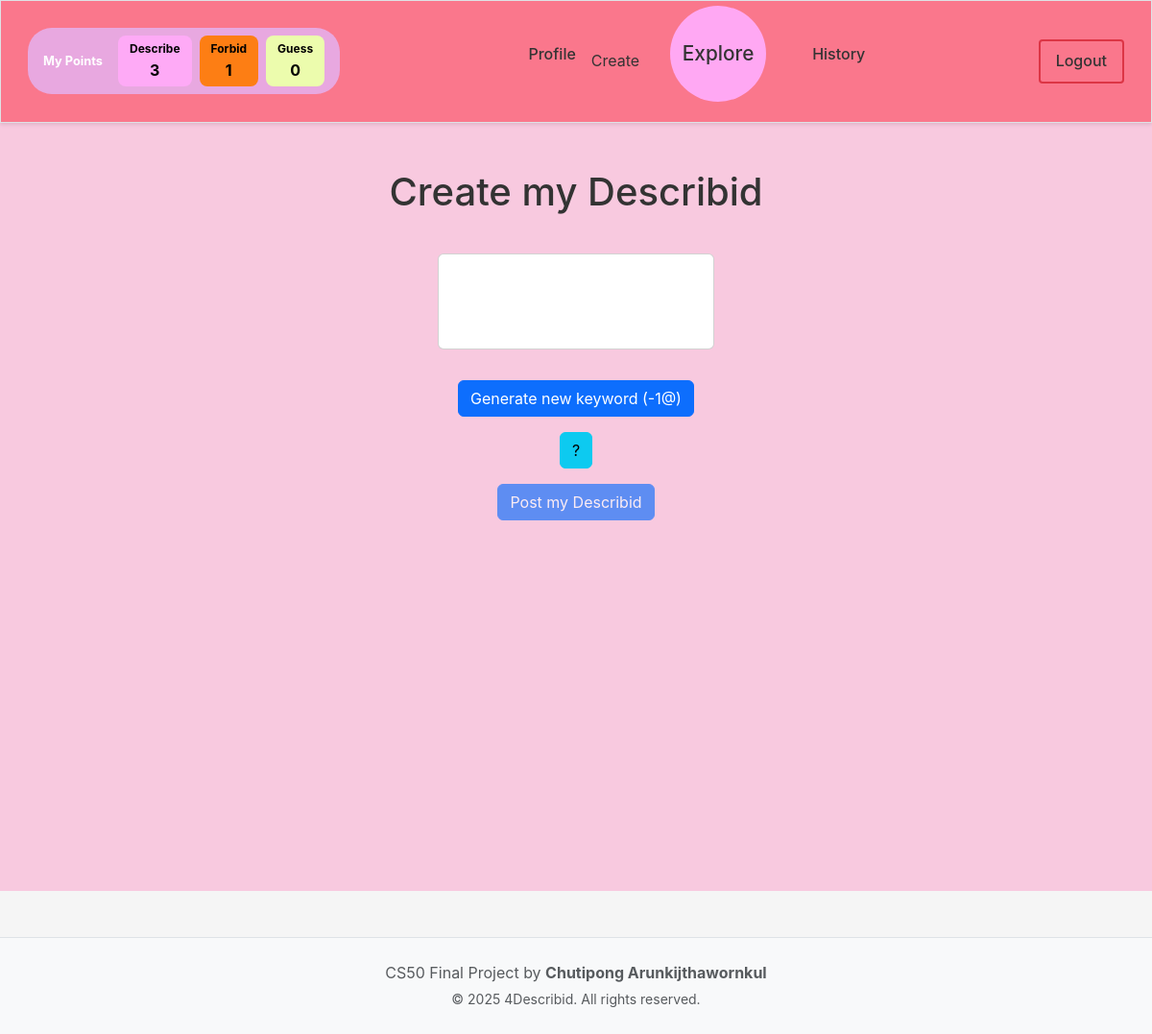
The app's page /new_describid (signed in) with its own data.
### tables this page shows
CREATE TABLE users_point (
    user_id INTEGER PRIMARY KEY,
    desc_point INTEGER NOT NULL DEFAULT 0,
    forbid_point INTEGER NOT NULL DEFAULT 0,
    guess_point INTEGER NOT NULL DEFAULT 0,
    creative_desc INTEGER NOT NULL DEFAULT 0,
    creative_forbid INTEGER NOT NULL DEFAULT 0,
    FOREIGN KEY (user_id) REFERENCES users(id)
);

### app.py (the view, shortened to what this page needs)
@app.route('/new_describid', methods=['GET', 'POST'])
@login_required
def new_describid():
    existing_play = db.execute("SELECT keyword FROM plays WHERE owner = ? AND status = 'creating'", session["user_id"])
    if existing_play:
        return render_template('new_describid.html', keyword=existing_play[0]['keyword'])
    else:
        return render_template('new_describid.html', keyword="")

### app.py (called while the page is built)
@app.context_processor
def inject_points():
    if session.get("user_id"):
        points = db.execute("SELECT desc_point, forbid_point, guess_point FROM users_point WHERE user_id = ?", session["user_id"])
        return dict(points=points[0] if points else dict(desc_point=0, forbid_point=0, guess_point=0))
    return dict(points=None)

### helpers.py (called while the page is built)
def login_required(f):
    @wraps(f)
    def decorated_function(*args, **kwargs):
        if session.get("user_id") is None:
            return redirect("/login")
        return f(*args, **kwargs)
    return decorated_function

### templates/new_describid.html (shortened to what this page needs)
{% extends "layout.html" %}
{% block main %}
    <h1>Create my Describid</h1>
    <div class="card" id="word-card" style="min-height: 100px; width: 18rem;">
        <div class="card-body" style="display: flex; align-items: center; justify-content: center;">
        </div>
    </div>
    <form method="post" class="d-flex flex-column align-items-center gap-3">
        <button class="btn btn-primary" name="action" value="generate" id="generate-word">Generate new keyword (-1@)</button>
        <button class="btn btn-info">?</button>
        <button class="btn btn-primary" name="action" value="submit">Post my Describid</button>
    </form>
{% endblock %}

### templates/layout.html (shortened to what this page needs)
<!DOCTYPE html>
<html lang="en">
    <head>
         <link href="https://cdn.jsdelivr.net/npm/bootstrap@5.3.3/dist/css/bootstrap.min.css" rel="stylesheet">
        <link href="/static/styles.css" rel="stylesheet">
    </head>
    <body>
        <nav class="border navbar navbar-light navbar-expand-md">
            <div class="container-fluid">
                {% if session["user_id"] %}
                    <div class="points-section">
                        <span class="points-label">My Points</span>
                        <div class="point-item point-xxx">
                            <span class="point-type">Describe</span>
                            <span class="point-value">{{ points.desc_point }}</span>
                        </div>
                        <div class="point-item point-yyy">
                            <span class="point-type">Forbid</span>
                            <span class="point-value">{{ points.forbid_point }}</span>
                        </div>
                        <div class="point-item point-zzz">
                            <span class="point-type">Guess</span>
                            <span class="point-value">{{ points.guess_point }}</span>
                        </div>
                    </div>
                    <div class="nav-center">
                        <ul class="nav-list">
                            <li><a href="/" class="nav-btn">Profile</a></li>
                            <li><a href="/new_describid" class="nav-btn"></a>Create</li>
                            <li><a href="/explore" class="explore-btn">Explore</a></li>
                            <li><a href="/history" class="nav-btn">History</a></li>
                        </ul>
                    </div>
                    <div class="nav-right">
                        <a href="/logout" class="logout-btn">Logout</a>
                    </div>
                {% endif %}
            </div>
        </nav>
        <main class="container py-5 text-center main-content">
            {% block main %}{% endblock %}
        </main>
        <footer class="footer py-4 mt-5">
            <div class="container text-center">
                <p class="mb-1 text-muted">
                    CS50 Final Project by <strong>Chutipong Arunkijthawornkul</strong>
                </p>
                <p class="mb-0 text-muted small">
                    © 2025 4Describid. All rights reserved.
                </p>
            </div>
        </footer>
    </body>
</html>

### static/styles.css (style rules this page uses)
* { margin: 0; padding: 0; box-sizing: border-box; }
body { font-family: -apple-system, BlinkMacSystemFont, 'Segoe UI', Roboto, sans-serif; background-color: #f5f5f5; color: #333; line-height: 1.6; display: flex; flex-direction: column; align-items: center; margin: 0; padding: 0; }
.main-content { display: flex; background-color: #f8c9df; flex-direction: column; align-items: center; gap: 2rem; padding: 2rem; max-width: 1200px; min-height: 100vh; width: 100% }
.navbar { display: flex; width: 100%; justify-content: space-between; align-items: center; background-color: rgb(250, 119, 140); padding: 0.3rem 1rem; border-bottom: 3px solid #333; box-shadow: 0 2px 4px rgba(0,0,0,0.1); }
.points-section { display: flex; align-items: center; background-color: #e8a8e0; padding: 0.5rem 1rem; border-radius: 25px; gap: 0.5rem; }
.points-label { font-size: 0.8rem; color: white; font-weight: bold; margin-right: 0.5rem; }
.point-item { display: flex; flex-direction: column; align-items: center; padding: 0.25rem 0.75rem; border-radius: 8px; min-width: 50px; }
.point-xxx { background-color: #feaaf6; }
.point-yyy { background-color: #fd7e14; }
.point-zzz { background-color: #ecfcad; }
.point-type { font-size: 0.75rem; font-weight: bold; color: rgb(0, 0, 0); }
.point-value { font-size: 1rem; font-weight: bold; color: rgb(0, 0, 0); }
.nav-center { display: flex; justify-content: center; align-items: center; }
.nav-list { display: flex; justify-content: space-between; align-items: center; list-style: none; background-color: rgb(250, 119, 140); }
.nav-list a { display: flex; justify-content: center; align-items: center; line-height: 30px; color: #333; text-decoration: none; font-size: 1rem; font-weight: 500; padding: 0.5rem 1rem; border-radius: 4px; transition: background-color 0.2s; }
.explore-btn { background-color: #ffa8f3; font-size: 1.3rem !important; font-weight: bold; color: white; display: flex; width: 100px; height: 100px; border-radius: 50% !important; align-items: center; justify-content: center; margin: 0 2rem; }
.nav-right { display: flex; align-items: center; gap: 1rem; }
.logout-btn { color: #333; text-decoration: none; font-weight: 500; padding: 0.5rem 1rem; border: 2px solid #dc3545; border-radius: 4px; transition: all 0.2s; }
.footer { background-color: #f8f9fa; border-top: 1px solid #dee2e6; margin-top: auto; width: 100%; margin-left: 0; margin-right: 0; }
.footer .container { max-width: 100%; padding-left: 15px; padding-right: 15px; }
.text-center { text-align: center; }
.mb-1 { margin-bottom: 1rem; }

### records on screen
users_point: desc_point "3", forbid_point "1", guess_point "0"
